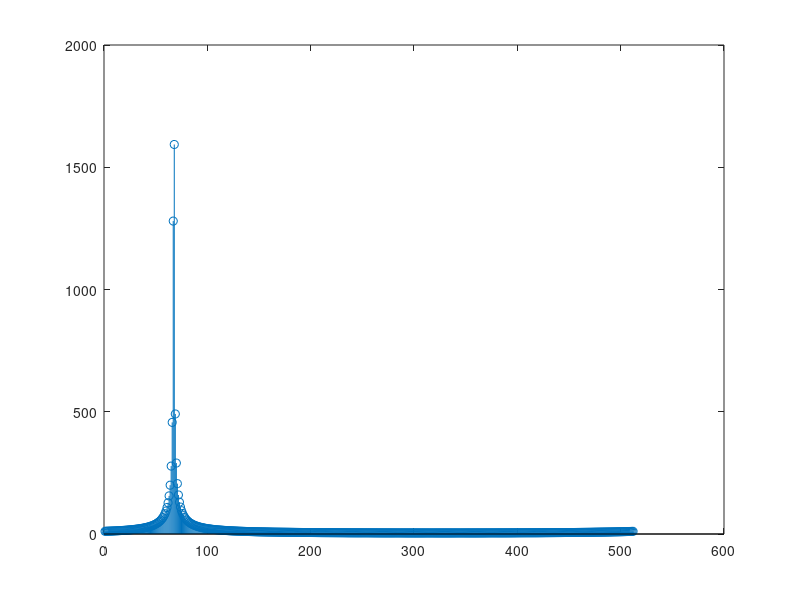

Here is the MATLAB script that generated this plot:
clear all;
clc;
M=512;
F=zeros(M,M);
for i=1:M
    for j=1:M
        F(i,j)=exp(-1i*(2*pi/M)*(i-1)*(j-1))/sqrt(M);
    end
end
a_the=zeros(M,1);
a_the1=zeros(M,1);
for i=1:M
	a_the(i)=exp(1i*pi*(i-1)*sin(0.263));
	
end
a_k=100;
h_k=zeros(M,1);
h_k=a_k*a_the;
h_k1=F*h_k;
X=1:M;
stem(X,abs(h_k1));